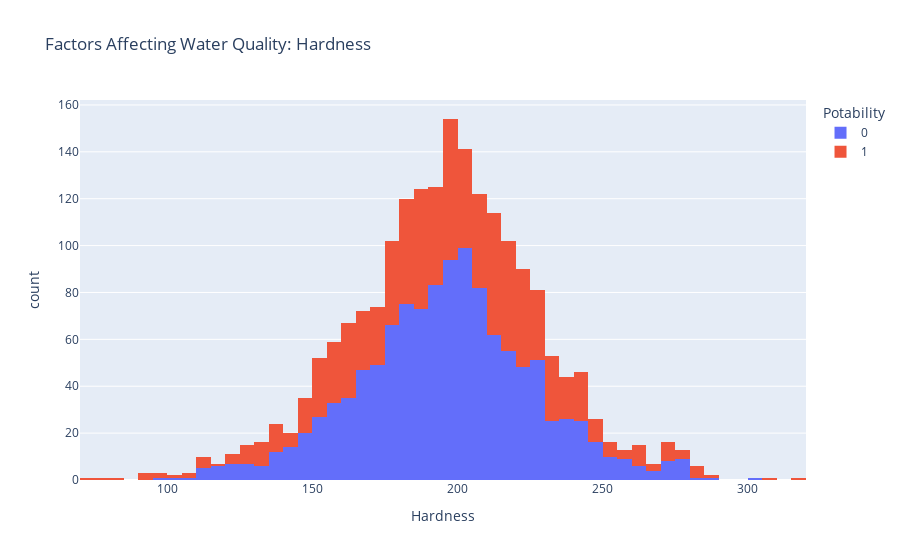

Notebook cell for this chart:
### Markdown cell above
The ph column represents the ph value of the water which is an important factor in evaluating the acid-base balance of the water. The pH value of drinking water should be between 6.5 and 8.5. Now let’s look at the second factor affecting water quality in the dataset:

### Code cell
figure=px.histogram(data,x="Hardness",color="Potability",title="Factors Affecting Water Quality: Hardness")
figure.show()

### Figure 1 — Plotly figure (JSON) as saved in the notebook; plotly's stock layout.template omitted (floating-point values rounded to 4 significant figures; data arrays with more than 128 entries replaced by an {"elided": "..."} marker saying what was removed)
{"data": [{"alignmentgroup": "True", "bingroup": "x", "hovertemplate": "Potability=0<br>Hardness=%{x}<br>count=%{y}<extra></extra>", "legendgroup": "0", "marker": {"color": "#636efa", "pattern": {"shape": ""}}, "name": "0", "offsetgroup": "0", "orientation": "v", "showlegend": true, "type": "histogram", "x": {"elided": "1200 float values"}, "xaxis": "x", "yaxis": "y"}, {"alignmentgroup": "True", "bingroup": "x", "hovertemplate": "Potability=1<br>Hardness=%{x}<br>count=%{y}<extra></extra>", "legendgroup": "1", "marker": {"color": "#EF553B", "pattern": {"shape": ""}}, "name": "1", "offsetgroup": "1", "orientation": "v", "showlegend": true, "type": "histogram", "x": {"elided": "811 float values"}, "xaxis": "x", "yaxis": "y"}], "layout": {"barmode": "relative", "legend": {"title": {"text": "Potability"}, "tracegroupgap": 0}, "title": {"text": "Factors Affecting Water Quality: Hardness"}, "xaxis": {"anchor": "y", "domain": [0, 1], "title": {"text": "Hardness"}}, "yaxis": {"anchor": "x", "domain": [0, 1], "title": {"text": "count"}}}}
